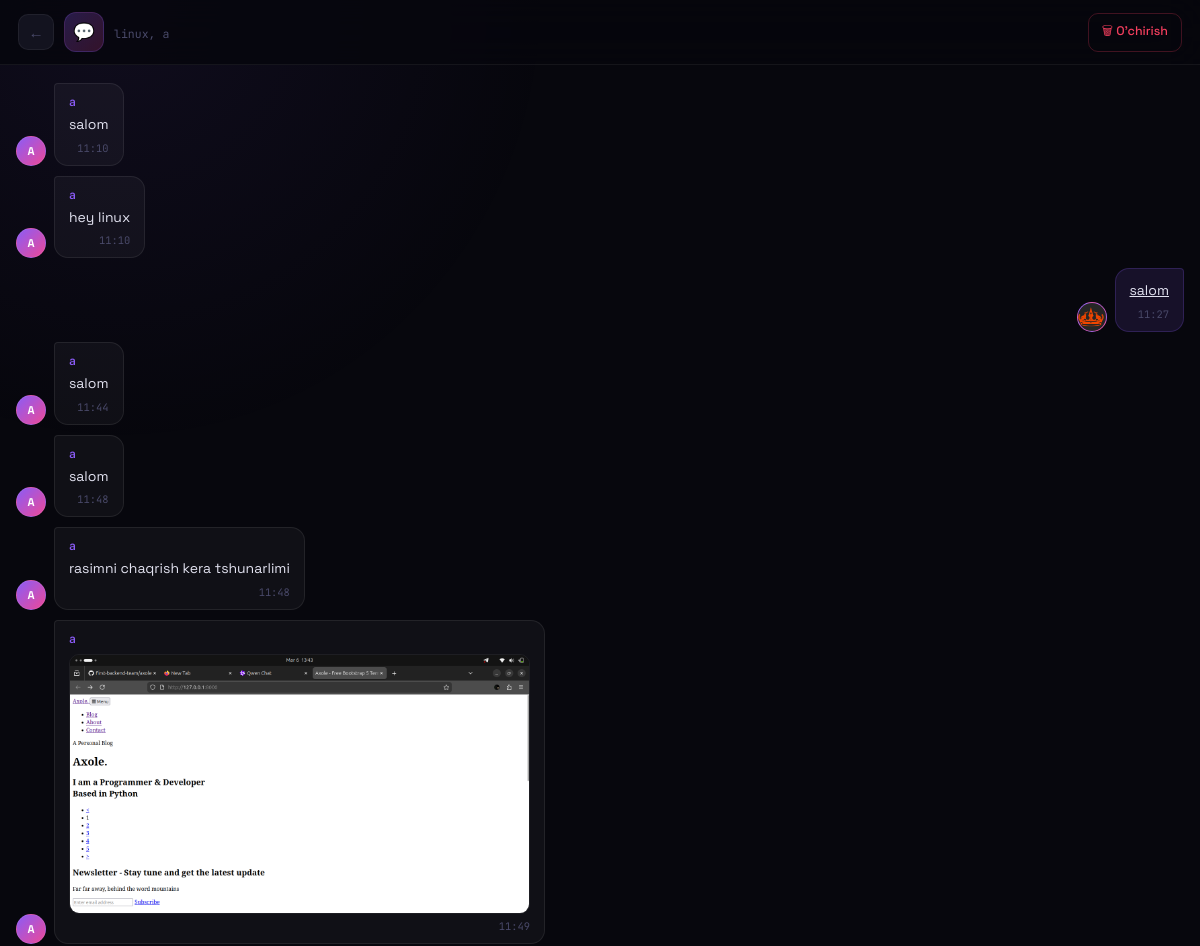
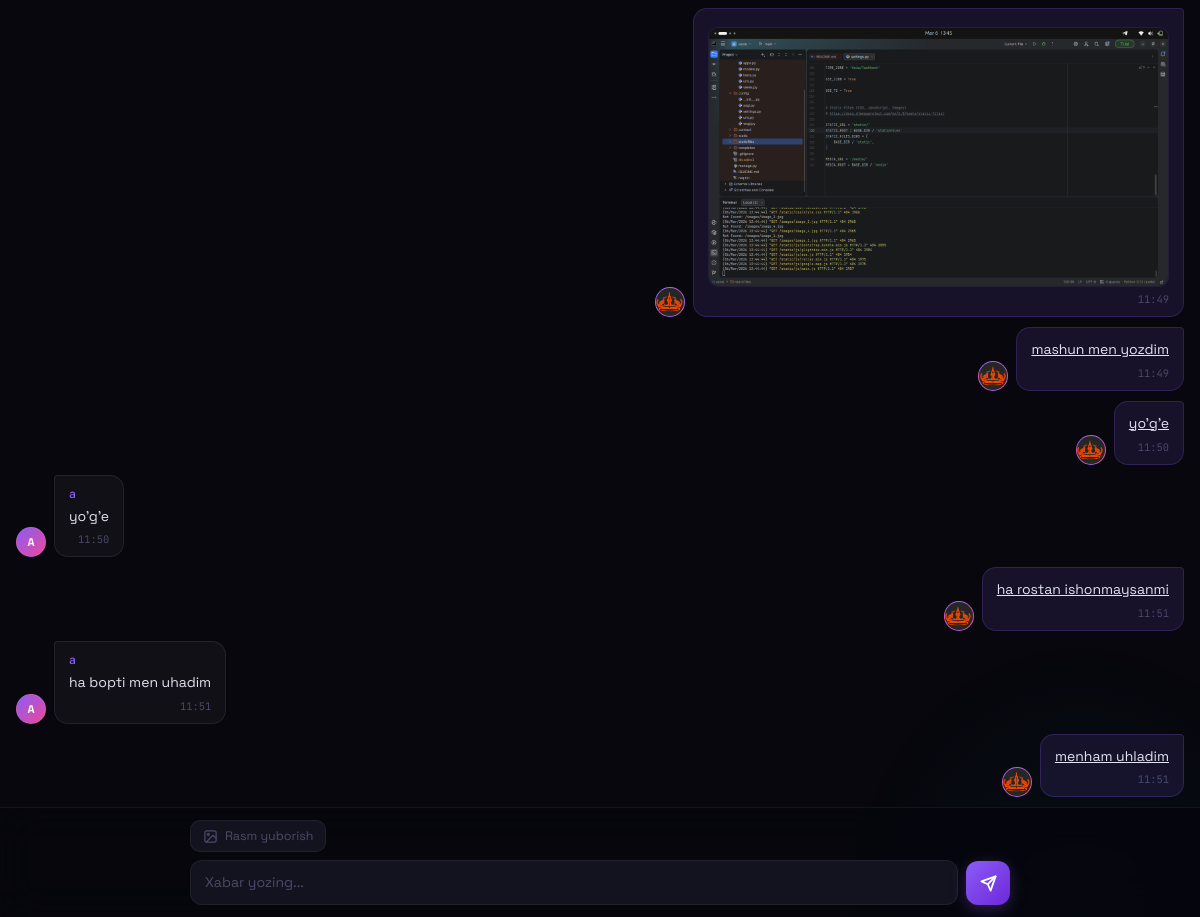
/chats/34/messages/ (signed in), run on the app's committed database (2 pictures, top to bottom).
### blog/models.py (models this page shows, shortened)
class Message(models.Model):
    message_name = models.CharField(max_length=100)
    image = models.ImageField(upload_to='images/',null=True,blank=True)
    chat = models.ForeignKey(Chat, on_delete=models.CASCADE, related_name='messages')
    sender = models.ForeignKey(User, on_delete=models.CASCADE)
    text = models.TextField()
    sent_at = models.DateTimeField(auto_now_add=True)

### user/models.py (models this page shows, shortened)
class Profile(models.Model):
    user = models.OneToOneField(User, on_delete=models.CASCADE)
    image = models.ImageField(upload_to='user_photos/')

### blog/views.py (the view, shortened to what this page needs)
# urls.py: path('chats/<int:chat_id>/messages/', views.message, name='chat_messages'),
def message(request, chat_id):
    if not request.user.is_authenticated:
        return redirect('login')
    chat = get_object_or_404(Chat, id=chat_id, participants=request.user)
    messages = chat.messages.all().select_related('sender')
    context = {'chat': chat, 'messages': messages,}
    if request.method == "POST":
        chat = get_object_or_404(Chat, id=chat_id)
        chat.delete()
        return redirect('chat_list')
    return render(request, 'message_list.html', context)

### templates/message_list.html (shortened to what this page needs)
<!DOCTYPE html>
<html lang="uz">
<head>
</head>
<body>
<header>
    <div class="header-left">
        <a href="{% url 'chat_list' %}" class="back-btn">←</a>
        <div class="chat-icon">💬</div>
        <div class="chat-meta">
            <div class="members">
                {% for p in chat.participants.all %}{{ p.username }}{% if not forloop.last %}, {% endif %}{% endfor %}
            </div>
        </div>
    </div>
    <div class="header-right">
        <form method="POST">
            <button type="submit" class="btn-delete">🗑 O'chirish</button>
        </form>
    </div>
</header>
<div class="messages-wrap" id="msgArea">
    {% for msg in messages %}
        {% if msg.sender == request.user %}
            <div class="msg-row mine">
                <div class="bubble-wrap">
                    <div class="bubble">
                        {% if msg.text %}
                            <a href="{% url 'update' msg.id %}" class="bubble-text">{{ msg.text }}</a>
                        {% endif %}
                        {% if msg.image %}
                            <img src="{{ msg.image.url }}" alt="rasm" class="bubble-img">
                        {% endif %}
                        <div class="bubble-time">{{ msg.sent_at|date:"H:i" }}</div>
                    </div>
                </div>
                <div class="avatar">
                    {% if msg.sender.profile.image %}
                        <img src="{{ msg.sender.profile.image.url }}" alt="avatar">
                    {% else %}
                        {{ msg.sender.username|slice:":1"|upper }}
                    {% endif %}
                </div>
            </div>
        {% else %}
            <div class="msg-row other">
                <div class="avatar">
                    {% if msg.sender.profile.image %}
                        <img src="{{ msg.sender.profile.image.url }}" alt="avatar">
                    {% else %}
                        {{ msg.sender.username|slice:":1"|upper }}
                    {% endif %}
                </div>
                <div class="bubble-wrap">
                    <div class="bubble">
                        <div class="bubble-sender">
                            <a href="{% url 'user_profile' msg.sender.id %}">{{ msg.sender.username }}</a>
                        </div>
                        {% if msg.text %}
                            <div class="bubble-text">{{ msg.text }}</div>
                        {% endif %}
                        {% if msg.image %}
                            <img src="{{ msg.image.url }}" alt="rasm" class="bubble-img">
                        {% endif %}
                        <div class="bubble-time">{{ msg.sent_at|date:"H:i" }}</div>
                    </div>
                </div>
            </div>
        {% endif %}
    {% empty %}
        <div class="empty-state">
            <div class="empty-icon">💬</div>
            <p>Hali xabar yo'q.<br>Birinchi bo'ling!</p>
        </div>
    {% endfor %}
</div>
<div class="input-area">
    <div class="input-inner">
        <form method="POST" enctype="multipart/form-data" id="imgForm">
            <div class="img-row">
                <label class="img-label">
                    <svg width="15" height="15" viewBox="0 0 24 24" fill="none" stroke="currentColor" stroke-width="2" stroke-linecap="round" stroke-linejoin="round">
                        <rect x="3" y="3" width="18" height="18" rx="3"/>
                        <circle cx="8.5" cy="8.5" r="1.5"/>
                        <polyline points="21 15 16 10 5 21"/>
                    </svg>
                    Rasm yuborish
                </label>
            </div>
        </form>
        <form method="POST" id="textForm">
            <div class="text-row">
                <textarea name="text" rows="1" placeholder="Xabar yozing..." id="msgInput"></textarea>
                <button type="submit" class="send-btn">
                    <svg width="17" height="17" viewBox="0 0 24 24" fill="none" stroke="currentColor" stroke-width="2.5" stroke-linecap="round" stroke-linejoin="round">
                        <line x1="22" y1="2" x2="11" y2="13"/>
                        <polygon points="22 2 15 22 11 13 2 9 22 2"/>
                    </svg>
                </button>
            </div>
        </form>
    </div>
</div>
</body>
</html>

### data on the page
Message: sender.username "A", sender.username "a", text "salom", sent_at "11:10"
Message: sender.username "A", sender.username "a", text "hey linux", sent_at "11:10"
Message: text "salom", sent_at "11:27", sender.profile.image (picture)
Message: sender.username "A", sender.username "a", text "salom", sent_at "11:44"
Message: sender.username "A", sender.username "a", text "salom", sent_at "11:48"
Message: sender.username "A", sender.username "a", text "rasimni chaqrish kera tshunarlimi", sent_at "11:48"
Message: sender.username "A", sender.username "a", image (picture), sent_at "11:49"
Message: image (picture), sent_at "11:49", sender.profile.image (picture)
Message: text "mashun men yozdim", sent_at "11:49", sender.profile.image (picture)
Message: text "yo'g'e", sent_at "11:50", sender.profile.image (picture)
Message: sender.username "A", sender.username "a", text "yo'g'e", sent_at "11:50"
Message: text "ha rostan ishonmaysanmi", sent_at "11:51", sender.profile.image (picture)
Message: sender.username "A", sender.username "a", text "ha bopti men uhadim", sent_at "11:51"
Message: text "menham uhladim", sent_at "11:51", sender.profile.image (picture)

### other printed values
{{ p.username }} "linux"
{{ p.username }} "a"
